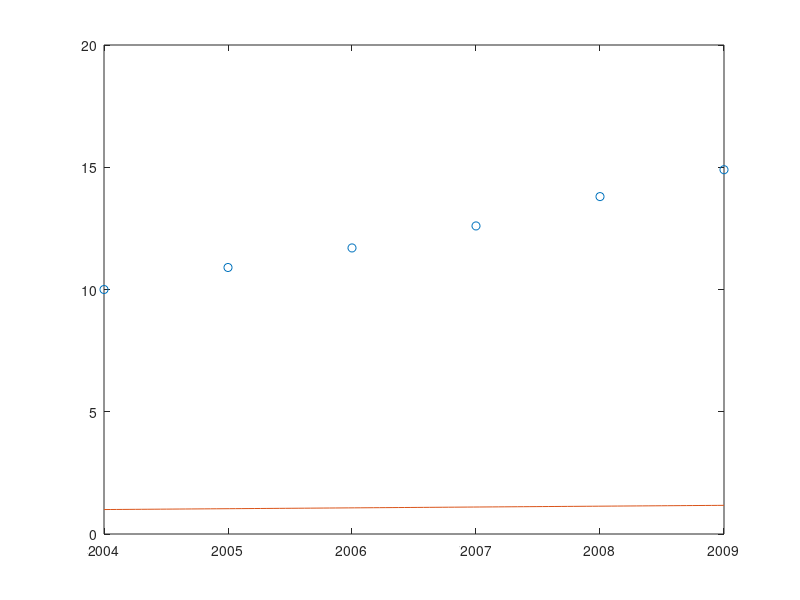

Source code (MATLAB):
year = [2004 2005 2006 2007 2008 2009] ;
population = [10 10.9 11.7 12.6 13.8 14.9] ;
x = linspace(2004 , 2009 , 100) ;
p = polyfit(year , log10(population) , 1) ;
y = polyval(p , x)
plot(year , population , 'o' , x , y) ;
